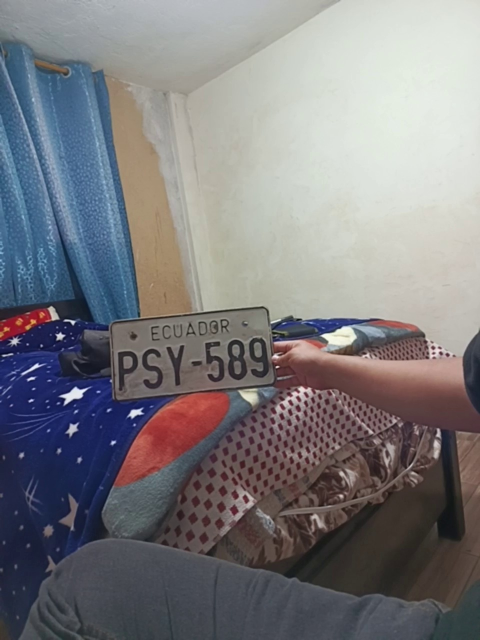
#> input picture dataset/images/train/plate_0001_ingreso_20260908_000053_212_3677.jpg, 960 x 1280 px (shown at 1/2 size)
$ python -i movimiento.py   (imports and definitions only)
#> lines starting #> are read from the running program, lines starting #| are printed output that depends on the picture
#> further down, picture is the input picture: shape (1280, 960, 3); mean B, G, R 126.1, 122.5, 123.8
"""
Cambios en la escena para dos decisiones del pipeline:

  1. Compuerta de inferencia: el detector de placas (YOLO) solo se ejecuta si la escena cambió
     desde la última vez que se ejecutó (diferencia contra ese cuadro de referencia). Si no
     cambió, la última detección sigue siendo válida por construcción. La diferencia acumula
     los cambios lentos y también detecta lo que desaparece (un vehículo que sale), que la
     sustracción de fondo no siempre marca porque la zona que deja libre vuelve a parecerse al
     fondo aprendido. Cada `max_omitidos` cuadros hay además una inferencia de control.
  2. Movimiento (MOG2, al estilo de la detección de movimiento de OpenALPR): la zona de
     movimiento del HUD y qué pistas se han movido. Una pista que se movió es un vehículo; un
     objeto quieto que el detector confunde con una placa (rótulo, rejilla) no se dibuja
     mientras no haya evidencia de placa.

El análisis se hace sobre una copia reducida del cuadro (≤ 320 px de ancho), así que su costo
no depende de la resolución de la cámara. Solo cuenta lo que ocurre dentro de la región de interés
(si la hay) y fuera de las zonas de exclusión que dibuja el administrador (árboles, banderas,
reflejos, la vereda, la hora sobreimpresa): sus cambios no disparan el detector, no forman zona de
movimiento ni hacen "moverse" a una pista.
"""

from __future__ import annotations

from dataclasses import dataclass
from typing import Optional

import cv2
import numpy as np

_ANCHO_ANALISIS = 320
# Contornos menores que esta fracción del cuadro no forman zona de movimiento (ruido, hojas)
_AREA_MIN_CONTORNO = 0.002
# Escala del porcentaje mostrado en el HUD: con ~17 % del cuadro en movimiento se llega a 100 %
_GANANCIA_PORCENTAJE = 6.0
# Diferencia de gris (0–255, tras suavizado) a partir de la cual un píxel cambió respecto de la
# referencia: por encima del ruido del sensor y de la compresión de video
_UMBRAL_DIFERENCIA = 20


@dataclass(frozen=True)
class CompuertaInferencia:
    """Parámetros de la compuerta de inferencia (ver docs/METODO_VERIFICACION_LECTURA.md §2.4)."""
    activa: bool = True
    # Fracción del área analizada que debe cambiar desde la última inferencia para ejecutar el detector
    umbral: float = 0.002
    # Cuadros seguidos sin inferencia antes de una inferencia de control
    max_omitidos: int = 5


@dataclass(frozen=True)
class Movimiento:
    """Resultado del análisis de un cuadro."""
    caja: Optional[list[int]]      # zona de movimiento (MOG2) en px del cuadro original, o None
    porcentaje: int                # intensidad para el HUD (0–100)
    fraccion: float                # fracción del área analizada en movimiento (MOG2)
    cambio: float                  # fracción del área que cambió desde la última inferencia
    mascara: Optional[np.ndarray]  # máscara reducida de movimiento (255 = movimiento)
    escala: float                  # px de la máscara por px del cuadro original

    def fraccion_en(self, caja: list[int]) -> float:
        """Fracción de la caja (px del cuadro original) en movimiento en este cuadro."""
        if self.mascara is None:
            return 0.0
        alto, ancho = self.mascara.shape[:2]
        x1, y1, x2, y2 = (int(round(v * self.escala)) for v in caja)
        x1, y1 = max(0, min(ancho - 1, x1)), max(0, min(alto - 1, y1))
        x2, y2 = max(x1 + 1, min(ancho, x2)), max(y1 + 1, min(alto, y2))
        return cv2.countNonZero(self.mascara[y1:y2, x1:x2]) / float((x2 - x1) * (y2 - y1))


# Si el análisis falla se trata como cambio total: ante la duda, se ejecuta el detector
CAMBIO_DESCONOCIDO = Movimiento(caja=None, porcentaje=0, fraccion=0.0, cambio=1.0, mascara=None, escala=1.0)


class DetectorMovimiento:
    """Análisis de cambios de una fuente de video (cada fuente necesita el suyo)."""

    def __init__(self) -> None:
        self._mog2 = self._nuevo_sustractor()
        self._kernel = cv2.getStructuringElement(cv2.MORPH_RECT, (3, 3))
        self._zona_clave: Optional[tuple] = None
        self._zona_mascara: Optional[np.ndarray] = None
        self._gris: Optional[np.ndarray] = None        # último cuadro analizado (reducido y suavizado)
        self._referencia: Optional[np.ndarray] = None  # cuadro de la última inferencia
        self._fondo_iniciado = False

    @staticmethod
    def _nuevo_sustractor():
        return cv2.createBackgroundSubtractorMOG2(history=120, varThreshold=25, detectShadows=False)

    def reiniciar(self) -> None:
        """Olvida el fondo aprendido y la referencia (p. ej. al cambiar de cámara)."""
        self._mog2 = self._nuevo_sustractor()
        self._gris = self._referencia = None
        self._fondo_iniciado = False

    def fijar_referencia(self) -> None:
        """El último cuadro analizado pasa a ser la referencia: el detector acaba de ejecutarse sobre él."""
        self._referencia = self._gris

    def _mascara_zona(self, roi: Optional[list[list[float]]], exclusiones: Optional[list[list[list[float]]]],
                      ancho: int, alto: int) -> Optional[np.ndarray]:
        """255 donde se analiza: dentro de la región de interés (o todo el cuadro) y fuera de las
        zonas de exclusión. None si no hay ni región ni exclusiones (se analiza el cuadro completo)."""
        if not roi and not exclusiones:
            return None
        clave = (tuple(map(tuple, roi)) if roi else None, tuple(tuple(map(tuple, z)) for z in exclusiones or ()), ancho, alto)
        if clave != self._zona_clave:
            def poligono(puntos: list[list[float]]) -> np.ndarray:
                return np.array([[p[0] * ancho, p[1] * alto] for p in puntos], np.int32)

            if roi:
                mascara = np.zeros((alto, ancho), np.uint8)
                cv2.fillPoly(mascara, [poligono(roi)], 255)
            else:
                mascara = np.full((alto, ancho), 255, np.uint8)
            for zona in exclusiones or ():
                cv2.fillPoly(mascara, [poligono(zona)], 0)
            self._zona_clave, self._zona_mascara = clave, mascara
        return self._zona_mascara

    def _cambio(self, gris: np.ndarray, mascara_roi: Optional[np.ndarray], area: float) -> float:
        """Fracción del área que cambió respecto de la referencia (1.0 si no hay referencia)."""
        if self._referencia is None or self._referencia.shape != gris.shape:
            return 1.0
        _, dif = cv2.threshold(cv2.absdiff(gris, self._referencia), _UMBRAL_DIFERENCIA, 255, cv2.THRESH_BINARY)
        dif = cv2.morphologyEx(dif, cv2.MORPH_OPEN, self._kernel)
        if mascara_roi is not None:
            dif = cv2.bitwise_and(dif, mascara_roi)
        return cv2.countNonZero(dif) / area

    def analizar(self, frame: np.ndarray, roi: Optional[list[list[float]]] = None,
                 exclusiones: Optional[list[list[list[float]]]] = None) -> Movimiento:
        try:
            alto_o, ancho_o = frame.shape[:2]
#> alto_o = 1280; ancho_o = 960
            escala = min(1.0, _ANCHO_ANALISIS / float(ancho_o))
#> escala = 0.333
            ancho, alto = max(1, int(ancho_o * escala)), max(1, int(alto_o * escala))
#> ancho = 320; alto = 426
            gris = cv2.cvtColor(frame, cv2.COLOR_BGR2GRAY)
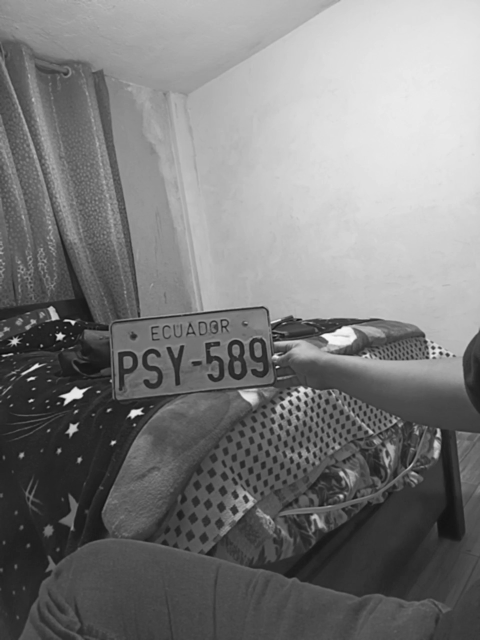
#> gris: shape (1280, 960) (shown at 1/2 size); min 3, max 252, mean 123.3
            if escala < 1.0:
                gris = cv2.resize(gris, (ancho, alto), interpolation=cv2.INTER_AREA)
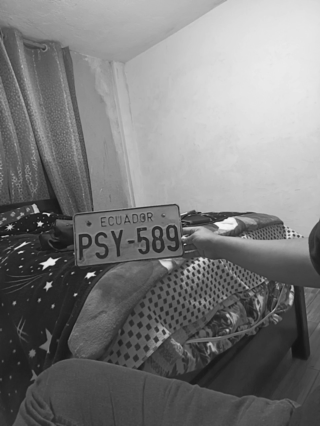
#> gris: shape (426, 320); min 18, max 248, mean 123.3
            mascara_roi = self._mascara_zona(roi, exclusiones, ancho, alto)
            area = max(1.0, float(cv2.countNonZero(mascara_roi))) if mascara_roi is not None else float(ancho * alto)
#> area = 136320

            # Cambio desde la última inferencia (compuerta)
            suave = cv2.GaussianBlur(gris, (5, 5), 0)
            cambio = self._cambio(suave, mascara_roi, area)
#> cambio = 1
            self._gris = suave

            # Movimiento respecto del fondo aprendido (zona del HUD y pistas en movimiento)
            _, mascara = cv2.threshold(self._mog2.apply(gris), 128, 255, cv2.THRESH_BINARY)
#> mascara: shape (426, 320); every value is 255
            if not self._fondo_iniciado:
                # El primer cuadro inicializa el fondo y MOG2 lo marca entero como cambio: no es
                # movimiento (si no, todo lo que ya estaba en la escena contaría como "en movimiento")
                mascara[:] = 0
#> mascara: shape (426, 320); every value is 0
                self._fondo_iniciado = True
            mascara = cv2.morphologyEx(mascara, cv2.MORPH_OPEN, self._kernel)
            mascara = cv2.dilate(mascara, self._kernel, iterations=2)
            if mascara_roi is not None:
                mascara = cv2.bitwise_and(mascara, mascara_roi)
            fraccion = cv2.countNonZero(mascara) / area
#> fraccion = 0

            caja = None
            contornos, _ = cv2.findContours(mascara, cv2.RETR_EXTERNAL, cv2.CHAIN_APPROX_SIMPLE)
#> contornos = []
            validos = [c for c in contornos if cv2.contourArea(c) > _AREA_MIN_CONTORNO * ancho * alto]
#> validos = []
            if validos:
                mx, my, mw, mh = cv2.boundingRect(np.vstack(validos))
                # Margen del 10 % y vuelta a px del cuadro original
                mx, my = max(0, mx - int(mw * 0.10)), max(0, my - int(mh * 0.10))
                mw, mh = min(ancho - mx, int(mw * 1.20)), min(alto - my, int(mh * 1.20))
                caja = [int(mx / escala), int(my / escala), int((mx + mw) / escala), int((my + mh) / escala)]
            return Movimiento(caja=caja, porcentaje=int(min(100, fraccion * 100 * _GANANCIA_PORCENTAJE)),
                              fraccion=fraccion, cambio=cambio, mascara=mascara, escala=escala)
        except cv2.error:
            return CAMBIO_DESCONOCIDO

>>> import cv2
>>> picture = cv2.imread('../../../../dataset/images/train/plate_0001_ingreso_20260908_000053_212_3677.jpg')
>>> result = DetectorMovimiento().analizar(picture)

$ run again, on dataset/images/train/plate_0004_ingreso_20260908_000042_148_2235.jpg
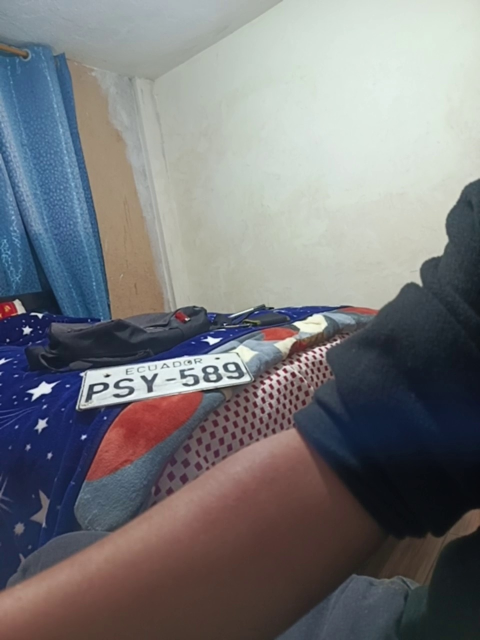
#> input picture dataset/images/train/plate_0004_ingreso_20260908_000042_148_2235.jpg, 960 x 1280 px (shown at 1/2 size)
#> picture is the input picture: shape (1280, 960, 3); mean B, G, R 122.2, 119.4, 119.1
#> in analizar, `gris = cv2.cvtColor(frame, cv2.COLOR_BGR2GRAY)`:
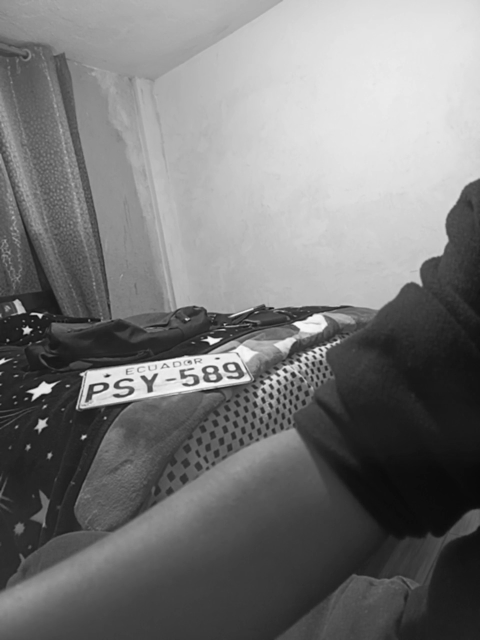
#> gris: shape (1280, 960) (shown at 1/2 size); min 7, max 253, mean 119.7
#> in analizar, `gris = cv2.resize(gris, (ancho, alto), interpolation=cv2.INTER_AREA)`:
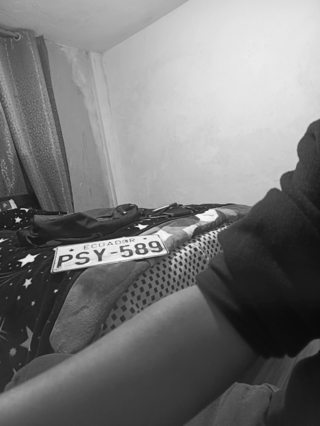
#> gris: shape (426, 320); min 9, max 251, mean 119.7
#> cambio = 1
#> fraccion = 0
#> contornos = []
